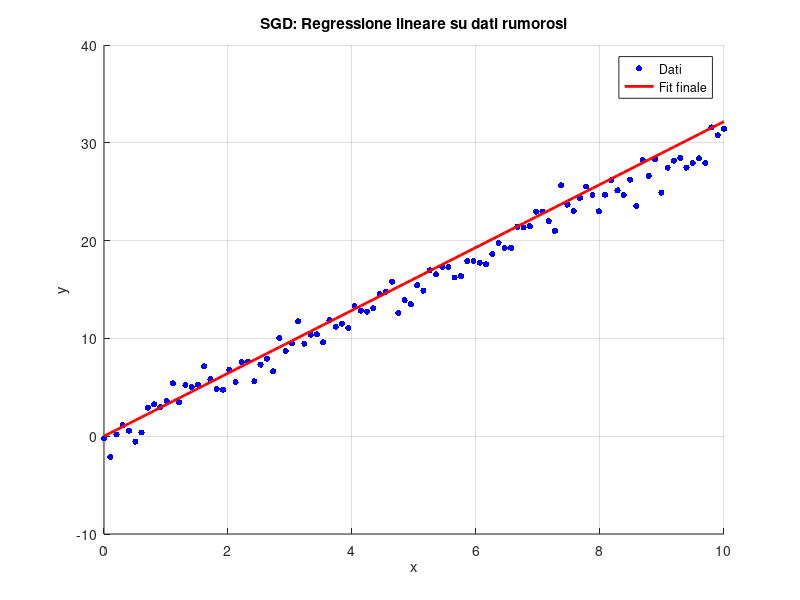
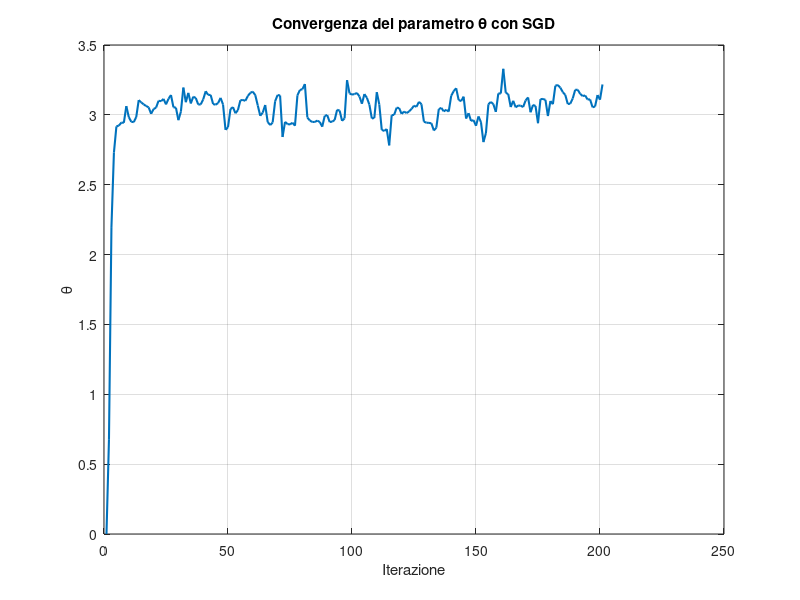

Recreate these plots in MATLAB, in order.
% Stochastic Gradient Descent
clear all; close all; clc;

% Dati sintetici (y = 3*x + rumore)
n = 100;
x_data = linspace(0, 10, n)';
y_data = 3 * x_data + randn(n, 1);

% Parametri iniziali
theta = 0;              % Stima iniziale del parametro
alpha = 0.01;           % Passo
epochs = 2;             % Numero di valutazioni

% Salva storia per il grafico
theta_history = theta;

% SGD Loop
for epoch = 1:epochs
    idx = randperm(n);      % Permutazione casuale dei dati
    for i = 1:n
        x_i = x_data(idx(i));           % Mettere il valore di x_data casuale
        y_i = y_data(idx(i));           % Mettere il valore di y_data casuale
        grad_i = -(y_i - theta * x_i) * x_i;    % Calcolare il gradiente su singolo L_n
        theta = theta - alpha * grad_i;         % Aggiornare theta
        theta_history(end+1) = theta;
    end
end

% Risultato finale
fprintf('Parametro ottimale trovato: theta = %.4f\n', theta);

% Plot dei dati e retta finale
figure;
scatter(x_data, y_data, 20, 'b', 'filled'); hold on;
plot(x_data, theta * x_data, 'r-', 'LineWidth', 2);
title('SGD: Regressione lineare su dati rumorosi');
xlabel('x'); ylabel('y');
legend('Dati', 'Fit finale', 'Location', 'best');
grid on;

% Plot theta
figure;
plot(theta_history, 'LineWidth', 1.5);
xlabel('Iterazione'); ylabel('\theta');
title('Convergenza del parametro \theta con SGD');
grid on;
